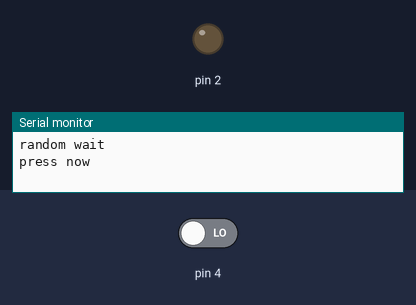
Bench run of a sketch on a simulated Arduino Uno, built with avr-gcc and run on an emulated ATmega328P. Parts: output pins drawn as LEDs (lit = HIGH), the last lines printed to the serial monitor. The test bench sets the inputs (shaded band); at power-on: pin 4 LOW. Random numbers use the default seed unless the sketch sets one.

Above: at 5.6 s.
5.7 s: pin 4 driven HIGH
At 10.1 s:
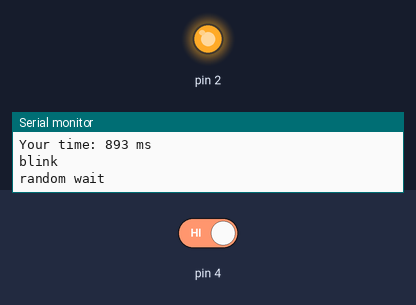
Timing chart, 0 to 14.7 s (numbered marks = the images above; inputs shaded):
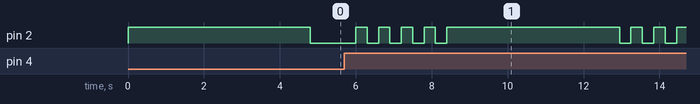

Measured:
- after the input at 5.7 s, pin 2: LOW → HIGH after 0.30 s, → LOW 0.30 s later, → HIGH 0.30 s later, → LOW 0.30 s later, … (15 changes in this stretch)

The sketch:

exempel-reaktionstid.ino
```cpp
const int START = 0;
const int WAIT = 1;

long startTime = 0;
int state = 0;

void setup()
{
  pinMode(2, OUTPUT);
  Serial.begin(9600);
}

void loop()
{

  if (state == START)
  {
    digitalWrite(2, HIGH);
    int delayTime = random(3000, 6000);
    Serial.println("random wait");
    delay(delayTime);
    digitalWrite(2, LOW);
    Serial.println("press now");
    startTime = millis();
    state = WAIT;
  }
  else if (state == WAIT)
  {
    // pressed
    if (digitalRead(4) == HIGH)
    {
      long endTime = millis();
      long time = endTime - startTime;
      Serial.print("Your time: ");
      Serial.print(time);
      Serial.println(" ms");
      Serial.println("blink");
      // blink
      for (int i = 0; i < 5; i = i + 1)
      {
        delay(300);
        digitalWrite(2, HIGH);
        delay(300);
        digitalWrite(2,LOW);
      }
      state = START;
    }
  }

}
```
